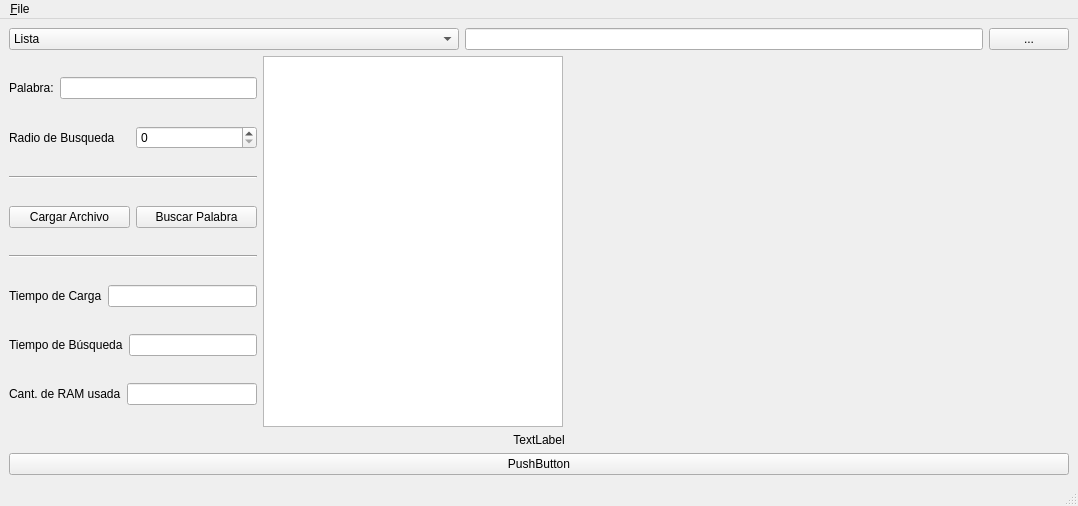
<?xml version="1.0" encoding="UTF-8"?>
<ui version="4.0">
 <class>GUI</class>
 <widget class="QMainWindow" name="GUI">
  <property name="geometry">
   <rect>
    <x>0</x>
    <y>0</y>
    <width>1078</width>
    <height>506</height>
   </rect>
  </property>
  <property name="windowTitle">
   <string>AED - Diccionario</string>
  </property>
  <widget class="QWidget" name="centralwidget">
   <layout class="QVBoxLayout">
    <property name="spacing">
     <number>6</number>
    </property>
    <property name="leftMargin">
     <number>9</number>
    </property>
    <property name="topMargin">
     <number>9</number>
    </property>
    <property name="rightMargin">
     <number>9</number>
    </property>
    <property name="bottomMargin">
     <number>9</number>
    </property>
    <item>
     <layout class="QHBoxLayout">
      <property name="spacing">
       <number>6</number>
      </property>
      <property name="leftMargin">
       <number>0</number>
      </property>
      <property name="topMargin">
       <number>0</number>
      </property>
      <property name="rightMargin">
       <number>0</number>
      </property>
      <property name="bottomMargin">
       <number>0</number>
      </property>
      <item>
       <widget class="QComboBox" name="cbTipoEd">
        <property name="sizePolicy">
         <sizepolicy hsizetype="Expanding" vsizetype="Fixed">
          <horstretch>0</horstretch>
          <verstretch>0</verstretch>
         </sizepolicy>
        </property>
        <property name="maximumSize">
         <size>
          <width>450</width>
          <height>16777215</height>
         </size>
        </property>
        <item>
         <property name="text">
          <string>Lista</string>
         </property>
        </item>
        <item>
         <property name="text">
          <string>Cola</string>
         </property>
        </item>
        <item>
         <property name="text">
          <string>Pila</string>
         </property>
        </item>
        <item>
         <property name="text">
          <string>Arbol Binario sin Balancear</string>
         </property>
        </item>
        <item>
         <property name="text">
          <string>AVL</string>
         </property>
        </item>
        <item>
         <property name="text">
          <string>Red-Black</string>
         </property>
        </item>
        <item>
         <property name="text">
          <string>Binomial Heap</string>
         </property>
        </item>
        <item>
         <property name="text">
          <string>Fibonacci Heap</string>
         </property>
        </item>
       </widget>
      </item>
      <item>
       <widget class="QLineEdit" name="txtRutaArchivo">
        <property name="sizePolicy">
         <sizepolicy hsizetype="Preferred" vsizetype="Fixed">
          <horstretch>0</horstretch>
          <verstretch>0</verstretch>
         </sizepolicy>
        </property>
       </widget>
      </item>
      <item>
       <widget class="QPushButton" name="btnSeleccionarArchivo">
        <property name="maximumSize">
         <size>
          <width>80</width>
          <height>16777215</height>
         </size>
        </property>
        <property name="text">
         <string>...</string>
        </property>
       </widget>
      </item>
     </layout>
    </item>
    <item>
     <layout class="QHBoxLayout">
      <property name="spacing">
       <number>6</number>
      </property>
      <property name="leftMargin">
       <number>0</number>
      </property>
      <property name="topMargin">
       <number>0</number>
      </property>
      <property name="rightMargin">
       <number>0</number>
      </property>
      <property name="bottomMargin">
       <number>0</number>
      </property>
      <item>
       <layout class="QVBoxLayout" name="verticalLayout">
        <item>
         <layout class="QHBoxLayout" name="horizontalLayout_2">
          <item>
           <widget class="QLabel" name="label">
            <property name="text">
             <string>Palabra:</string>
            </property>
           </widget>
          </item>
          <item>
           <widget class="QLineEdit" name="txtPalabra"/>
          </item>
         </layout>
        </item>
        <item>
         <layout class="QHBoxLayout" name="horizontalLayout_3">
          <item>
           <widget class="QLabel" name="label_2">
            <property name="text">
             <string>Radio de Busqueda</string>
            </property>
           </widget>
          </item>
          <item>
           <widget class="QSpinBox" name="spbRadio"/>
          </item>
         </layout>
        </item>
        <item>
         <widget class="Line" name="line">
          <property name="orientation">
           <enum>Qt::Horizontal</enum>
          </property>
         </widget>
        </item>
        <item>
         <layout class="QHBoxLayout" name="horizontalLayout_4">
          <item>
           <widget class="QPushButton" name="btnCargar">
            <property name="text">
             <string>Cargar Archivo</string>
            </property>
           </widget>
          </item>
          <item>
           <widget class="QPushButton" name="btnBuscar">
            <property name="text">
             <string>Buscar Palabra</string>
            </property>
           </widget>
          </item>
         </layout>
        </item>
        <item>
         <widget class="Line" name="line_2">
          <property name="orientation">
           <enum>Qt::Horizontal</enum>
          </property>
         </widget>
        </item>
        <item>
         <layout class="QHBoxLayout" name="horizontalLayout_5">
          <item>
           <widget class="QLabel" name="label_3">
            <property name="text">
             <string>Tiempo de Carga</string>
            </property>
           </widget>
          </item>
          <item>
           <widget class="QLineEdit" name="txtTiempoCarga"/>
          </item>
         </layout>
        </item>
        <item>
         <layout class="QHBoxLayout" name="horizontalLayout_6">
          <item>
           <widget class="QLabel" name="label_4">
            <property name="text">
             <string>Tiempo de Búsqueda</string>
            </property>
           </widget>
          </item>
          <item>
           <widget class="QLineEdit" name="txtTiempoBusqueda"/>
          </item>
         </layout>
        </item>
        <item>
         <layout class="QHBoxLayout" name="horizontalLayout_7">
          <item>
           <widget class="QLabel" name="label_5">
            <property name="text">
             <string>Cant. de RAM usada</string>
            </property>
           </widget>
          </item>
          <item>
           <widget class="QLineEdit" name="txtRAM"/>
          </item>
         </layout>
        </item>
       </layout>
      </item>
      <item>
       <widget class="QTableView" name="tblDiccionario">
        <property name="minimumSize">
         <size>
          <width>300</width>
          <height>0</height>
         </size>
        </property>
       </widget>
      </item>
      <item>
       <widget class="QVTKWidget" name="qVTKGrafico">
        <property name="sizePolicy">
         <sizepolicy hsizetype="Expanding" vsizetype="Expanding">
          <horstretch>0</horstretch>
          <verstretch>0</verstretch>
         </sizepolicy>
        </property>
        <property name="minimumSize">
         <size>
          <width>500</width>
          <height>0</height>
         </size>
        </property>
       </widget>
      </item>
     </layout>
    </item>
    <item>
     <widget class="QLabel" name="coord">
      <property name="text">
       <string>TextLabel</string>
      </property>
      <property name="alignment">
       <set>Qt::AlignCenter</set>
      </property>
     </widget>
    </item>
    <item>
     <widget class="QPushButton" name="pushButton">
      <property name="text">
       <string>PushButton</string>
      </property>
     </widget>
    </item>
   </layout>
  </widget>
  <widget class="QMenuBar" name="menubar">
   <property name="geometry">
    <rect>
     <x>0</x>
     <y>0</y>
     <width>1078</width>
     <height>25</height>
    </rect>
   </property>
   <widget class="QMenu" name="menu_File">
    <property name="title">
     <string>&amp;File</string>
    </property>
    <addaction name="actionE_xit"/>
   </widget>
   <addaction name="menu_File"/>
  </widget>
  <widget class="QStatusBar" name="statusbar"/>
  <action name="actionExit">
   <property name="text">
    <string>Exit</string>
   </property>
  </action>
  <action name="actionE_xit">
   <property name="text">
    <string>E&amp;xit</string>
   </property>
  </action>
 </widget>
 <customwidgets>
  <customwidget>
   <class>QVTKWidget</class>
   <extends>QFrame</extends>
   <header>QVTKWidget.h</header>
   <container>1</container>
  </customwidget>
 </customwidgets>
 <resources/>
 <connections>
  <connection>
   <sender>actionE_xit</sender>
   <signal>triggered()</signal>
   <receiver>GUI</receiver>
   <slot>close()</slot>
   <hints>
    <hint type="sourcelabel">
     <x>-1</x>
     <y>-1</y>
    </hint>
    <hint type="destinationlabel">
     <x>220</x>
     <y>180</y>
    </hint>
   </hints>
  </connection>
 </connections>
</ui>
